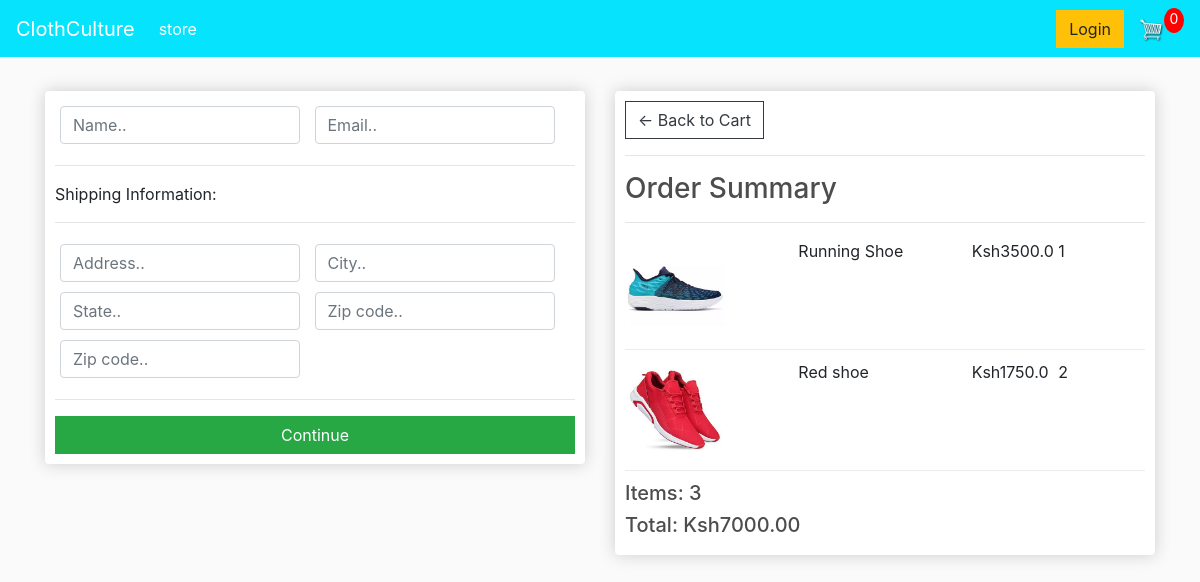
Screenshot of /checkout/ (signed in) with the database file from the repository.
### store/models.py (models this page shows, shortened)
class OrderItem(models.Model):
    product = models.ForeignKey(Product, on_delete=models.SET_NULL, blank=True, null=True)
    order = models.ForeignKey(Order, on_delete=models.SET_NULL, null=True)
    quantity = models.IntegerField(default=0, null=True, blank=True)
    data_added = models.DateTimeField(auto_now_add=True)
    @property
    def get_total(self):
        total = self.product.price * self.quantity
        return total

class Product(models.Model):
    name = models.CharField(max_length=200)
    price = models.FloatField()
    digital = models.BooleanField(default=False,null=True, blank=True)
    image = models.ImageField(null=True, blank=True)
    @property
    def imageURL(self):
        try:
            url = self.image.url
        except:
            url = ''
        return url

class Order(models.Model):
    customer = models.ForeignKey(Customer, on_delete=models.SET_NULL, null=True, blank=True)
    date_ordered = models.DateTimeField(auto_now_add=True)
    complete = models.BooleanField(default=False)
    transaction_id = models.CharField(max_length=100, null=True)
    @property
    def get_cart_total(self):
        orderitems = self.orderitem_set.all()
        total = sum([item.get_total for item in orderitems])
        return total
    @property
    def get_cart_items(self):
        orderitems = self.orderitem_set.all()
        total = sum([item.quantity for item in orderitems])
        return total

### store/views.py (the view)
# urls.py: path('checkout/', views.checkout, name="checkout"),
def checkout(request):
    if request.user.is_authenticated:
        customer = request.user.customer
        order, created = Order.objects.get_or_create(customer=customer, complete=False)
        items = order.orderitem_set.all()
    else:
        items = []
        order = {'get_cart_total':0, 'get_cart_items':0}
    context = {'items':items, 'order':order}
    return render(request, 'store/checkout.html', context)

### store/templates/store/checkout.html (shortened to what this page needs)
{% extends 'store/main.html' %}
{% load static %}
{% block content %}
     <div class="row">
		<div class="col-lg-6">
			<div class="box-element" id="form-wrapper">
				<form id="form">
					<div id="user-info">
						<div class="form-field">
							<input required class="form-control" type="text" name="name" placeholder="Name..">
						</div>
						<div class="form-field">
							<input required class="form-control" type="email" name="email" placeholder="Email..">
						</div>
					</div>
					<div id="shipping-info">
						<hr>
						<p>Shipping Information:</p>
						<hr>
						<div class="form-field">
							<input class="form-control" type="text" name="address" placeholder="Address..">
						</div>
						<div class="form-field">
							<input class="form-control" type="text" name="city" placeholder="City..">
						</div>
						<div class="form-field">
							<input class="form-control" type="text" name="state" placeholder="State..">
						</div>
						<div class="form-field">
							<input class="form-control" type="text" name="zipcode" placeholder="Zip code..">
						</div>
						<div class="form-field">
							<input class="form-control" type="text" name="country" placeholder="Zip code..">
						</div>
					</div>
					<hr>
					<input id="form-button" class="btn btn-success btn-block" type="submit" value="Continue">
				</form>
			</div>
			<br>
		</div>
		<div class="col-lg-6">
			<div class="box-element">
                    				<a  class="btn btn-outline-dark" href="{% url 'cart' %}">&#x2190; Back to Cart</a>
				<hr>
				<h3>Order Summary</h3>
				<hr>
				{% for item in items %}
				<div class="cart-row">
					<div style="flex:2"><img class="row-image" src="{{item.product.imageURL}}"></div>
					<div style="flex:2"><p>{{item.product.name}}</p></div>
					<div style="flex:1"><p>Ksh{{item.product.price}}</p></div>
					<div style="flex:1"><p>{{item.quantity}}</p></div>
				</div>
				{% endfor %}
				<h5>Items:	{{order.get_cart_items}}</h5>
				<h5>Total:	Ksh{{order.get_cart_total|floatformat:2}}</h5>
			</div>
		</div>
	</div
{% endblock content %}

### static/css/main.css (style rules this page uses)
body { background-color: hsl(0, 0%, 98%); }
h1,h2,h3,h4,h5,h6 { color:hsl(0, 0%, 30%); }
.box-element { box-shadow:hsl(0, 0%, 80%) 0 0 16px; background-color: #fff; border-radius: 4px; padding: 10px; }
.col-lg-4, .col-lg-6, .col-lg-8, .col-lg-12 { margin-top: 10px; }
.btn { border-radius: 0; }
.row-image { width: 100px; }
.form-field { width:250px; display: inline-block; padding: 5px; }
.cart-row { display: flex; align-items: flex-stretch; padding-bottom: 10px; margin-bottom: 10px; border-bottom: 1px solid #ececec; }

### rows the page displays
OrderItem: product.imageURL (picture), product.name "Running Shoe", product.price "3500.0", quantity "1"
OrderItem: product.imageURL (picture), product.name "Red shoe", product.price "1750.0", quantity "2"
Order: get_cart_items "3", get_cart_total "7000.00"
